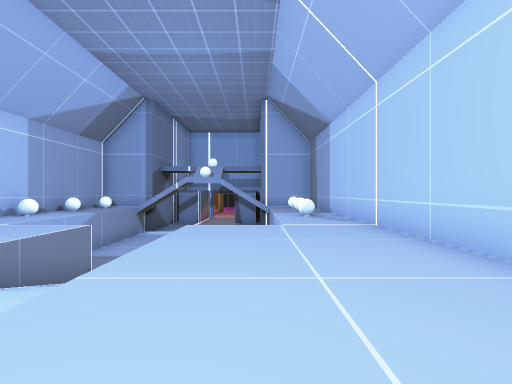
view 1 (above)

14 first-person views from a walk through a level from a Godot 3-D game. The camera is 1.4 m above the floor, looks level and sees 80° across. The floor is counted in squares, 2 m on a side. Each view is taken from the middle of a square. On the plan, view 1 faces up. The plan holds only what a view shows up to about 10 squares ahead; the rest is blank. The place goes on beyond the plan. Characters and animated objects are left out. Some surface patterns are stand-ins.

view 2
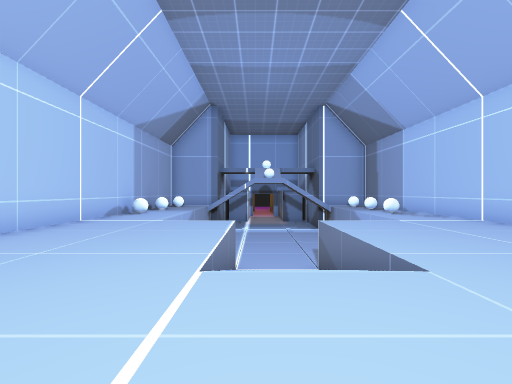

view 3
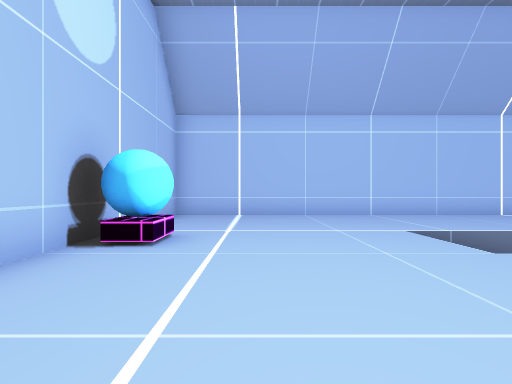

view 4
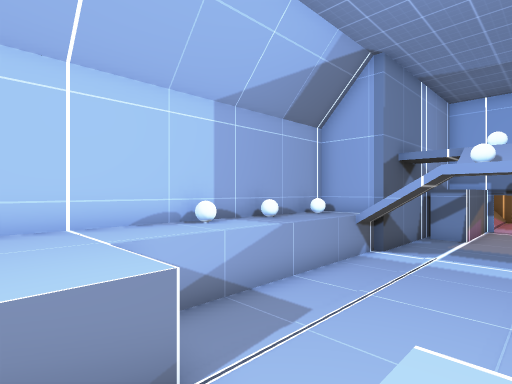

view 5
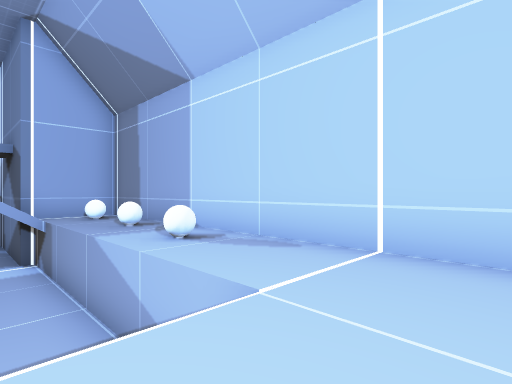

view 6
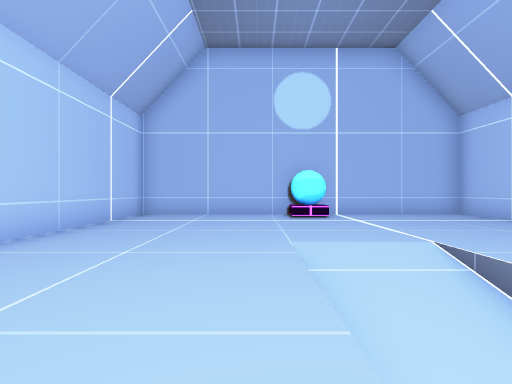

view 7
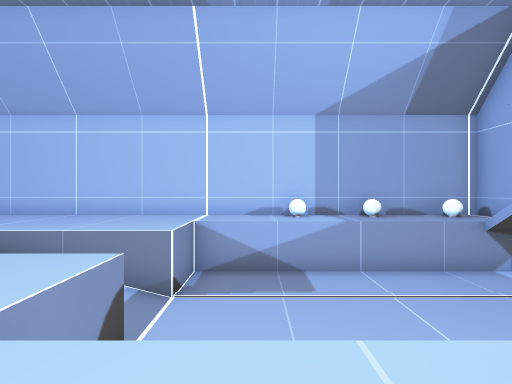

view 8
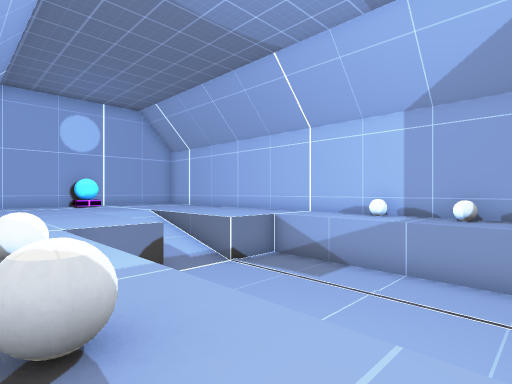

view 9
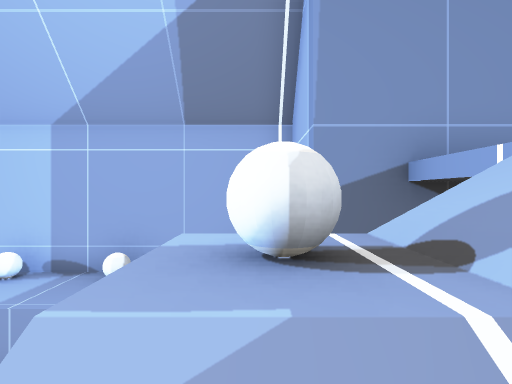

view 10
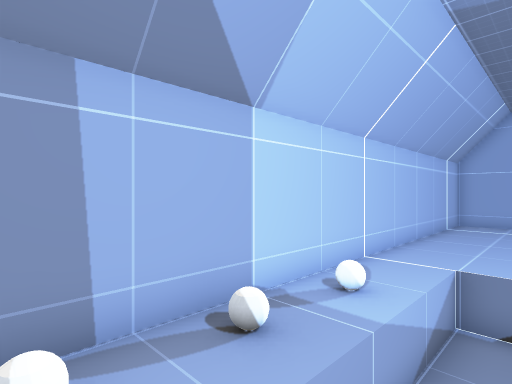

view 11
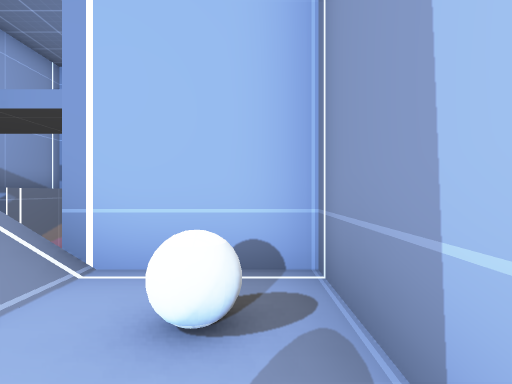

view 12
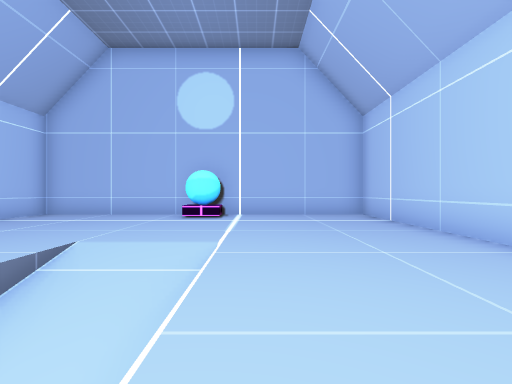

view 13
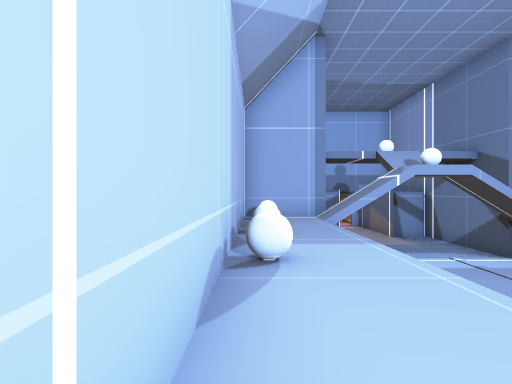

view 14
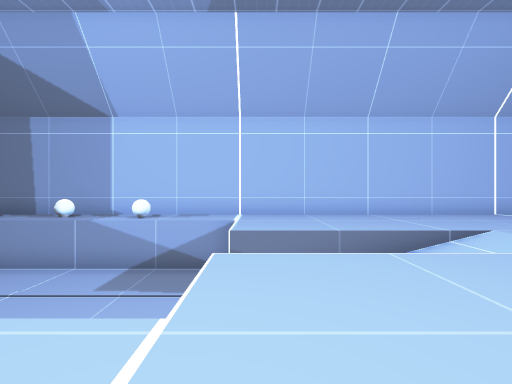

### Floor plan
Key: @ floor where view 1 was taken; # wall or solid block; x gap in a wall; . main floor; - floor 2.5 m lower than the main floor; / step, stairs or slope; = window, fence, low wall or low ledge; v drop or lower ground.
Columns run from 8 left of view 1 to 3 right of it. Each row starts with its distance up from view 1.
 17    # == #
 16    vvvxvv
 15  ##xvvxvv###
 14  #.///=//.=#
 13 ##.------..#
 12 #..------..#
 11 ##.------.=#
 10 #..------..#
  9 ##.------.=#
  8 #..------..#
  7 #..------..#
  6 #....//....#
  5 #....//....#
  4 #....//....#
  3 #....//....#
  2 #....//....#
  1 #..........#
  0 #.......@..#
 -1 #..........#
 -2 #..........#
 -3 #....##....#
 -4 ############

Where each view was taken, in squares from view 1:
view 1: 0 up, 0 right, facing up
view 2: 1 down, 3 left, facing up
view 3: 1 down, 2 right, facing left
view 4: 5 up, 1 left, facing up-left
view 5: 5 up, 1 left, facing up-right
view 6: 6 up, 1 left, facing down
view 7: 8 up, 2 right, facing left
view 8: 13 up, 2 right, facing down-left
view 9: 14 up, 1 left, facing left
view 10: 14 up, 1 left, facing down-right
view 11: 12 up, 2 right, facing up
view 12: 6 up, 4 left, facing down
view 13: 6 up, 7 left, facing up
view 14: 6 up, 7 left, facing right
